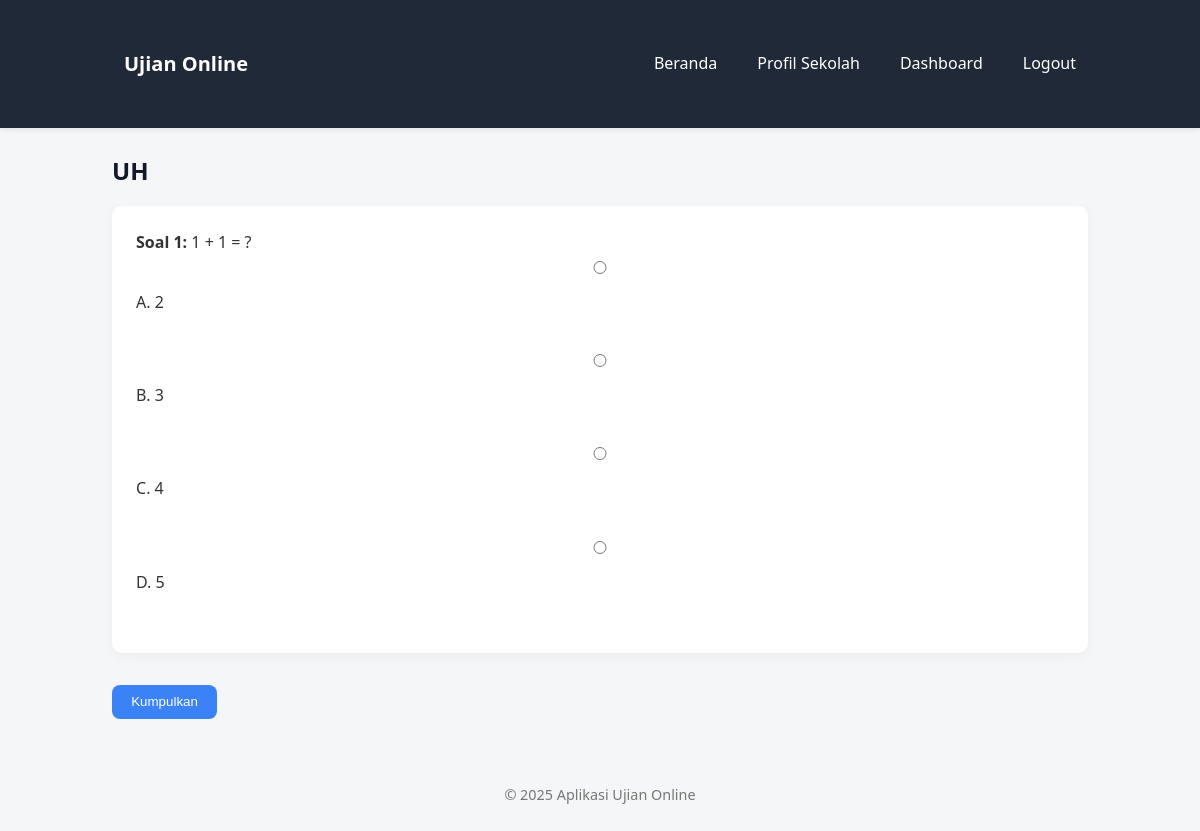
Screenshot of /siswa/ujian_mulai.php?id=6 (signed in) with the database file from the repository.
### tables this page shows
CREATE TABLE `ujian` (
  `id` int(11) NOT NULL,
  `nama` varchar(150) NOT NULL,
  `mapel_id` int(11) DEFAULT NULL,
  `mulai_at` datetime NOT NULL,
  `selesai_at` datetime NOT NULL,
  `durasi_menit` int(11) NOT NULL,
  `acak_soal` tinyint(1) DEFAULT 1,
  `tampil_nilai` tinyint(1) DEFAULT 1,
  `created_by` int(11) NOT NULL,
  `created_at` timestamp NOT NULL DEFAULT current_timestamp()
);

CREATE TABLE `bank_soal` (
  `id` int(11) NOT NULL,
  `mapel_id` int(11) DEFAULT NULL,
  `pertanyaan` text NOT NULL,
  `opsi_a` text NOT NULL,
  `opsi_b` text NOT NULL,
  `opsi_c` text NOT NULL,
  `opsi_d` text NOT NULL,
  `jawaban` char(1) NOT NULL CHECK (`jawaban` in ('A','B','C','D')),
  `bobot` int(11) NOT NULL DEFAULT 1,
  `created_by` int(11) NOT NULL,
  `created_at` timestamp NOT NULL DEFAULT current_timestamp()
);

### includes/functions.php (called while the page is built, shortened)
<?php
function h($str) {
    return htmlspecialchars($str, ENT_QUOTES, 'UTF-8');
}

### siswa/ujian_mulai.php (the view, shortened to what this page needs)
<?php
require_once __DIR__ . '/../config/db.php';
require_once __DIR__ . '/../includes/functions.php';
$ujian_id = $_GET['id'] ?? 0;
$stmt = $pdo->prepare('SELECT * FROM ujian WHERE id = ?');
$stmt->execute([$ujian_id]);
$ujian = $stmt->fetch();
$stmt = $pdo->prepare('SELECT * FROM bank_soal WHERE mapel_id = ? ORDER BY RAND()');
$stmt->execute([$ujian['mapel_id']]);
$soal = $stmt->fetchAll();
include __DIR__ . '/../includes/header.php';
include __DIR__ . '/../includes/navbar.php';
?>
<div class="container">
<h2><?= h($ujian['nama']) ?></h2>
<?php if (count($soal) === 0): ?>
    <div class="alert alert-error">Tidak ada soal untuk mapel ini.</div>
<?php else: ?>
<form action="proses_jawab.php" method="post">
    <?php foreach ($soal as $i => $s): ?>
        <div class="card">
            <p><strong>Soal <?= $i + 1 ?>:</strong> <?= nl2br(h($s['pertanyaan'])) ?></p>
            <?php foreach (['a','b','c','d'] as $opt): ?>
                <?php $kolom = 'opsi_' . $opt; ?>
                <?php if (!empty($s[$kolom])): ?>
                <label>
                    <input type="radio" name="jawaban[<?= $s['id'] ?>]" value="<?= strtoupper($opt) ?>" required>
                    <?= strtoupper($opt) ?>. <?= h($s[$kolom]) ?>
                </label><br>
                <?php endif; ?>
            <?php endforeach; ?>
        </div>
    <?php endforeach; ?>
    <button class="btn btn-primary" type="submit">Kumpulkan</button>
</form>
<?php endif; ?>
</div>
<?php include __DIR__ . '/../includes/footer.php'; ?>

### assets/css/style.css (style rules this page uses)
* { box-sizing: border-box; margin: 0; padding: 0; }
body { font-family: 'Segoe UI', system-ui, sans-serif; background-color: #f4f6f8; color: #333; line-height: 1.6; min-height: 100vh; }
.container { max-width: 1024px; margin: 0 auto; padding: 1.5rem; }
.card { background: #fff; border-radius: 10px; padding: 1.5rem; box-shadow: 0 4px 12px rgba(0, 0, 0, 0.04); margin-bottom: 2rem; }
h1, h2, h3 { margin-bottom: 1rem; color: #111827; }
h2 { font-size: 1.5rem; }
form { margin-top: 1rem; }
label { display: block; margin-bottom: 0.5rem; font-weight: 500; }
input, select, textarea { width: 100%; padding: 0.75rem; border: 1px solid #d1d5db; border-radius: 6px; font-size: 1rem; margin-bottom: 1rem; transition: border 0.3s, box-shadow 0.3s; }
.btn { display: inline-block; padding: 0.6rem 1.2rem; border-radius: 8px; font-weight: 500; cursor: pointer; text-decoration: none; border: none; transition: background 0.3s, color 0.3s; }
.btn-primary { background: #3b82f6; color: #fff; }

### rows the page displays
ujian: nama "UH"
bank_soal: pertanyaan "1 + 1 = ?", opt "A", opsi_a "2", opt "B", opsi_b "3", opt "C", opsi_c "4", opt "D", opsi_d "5"
